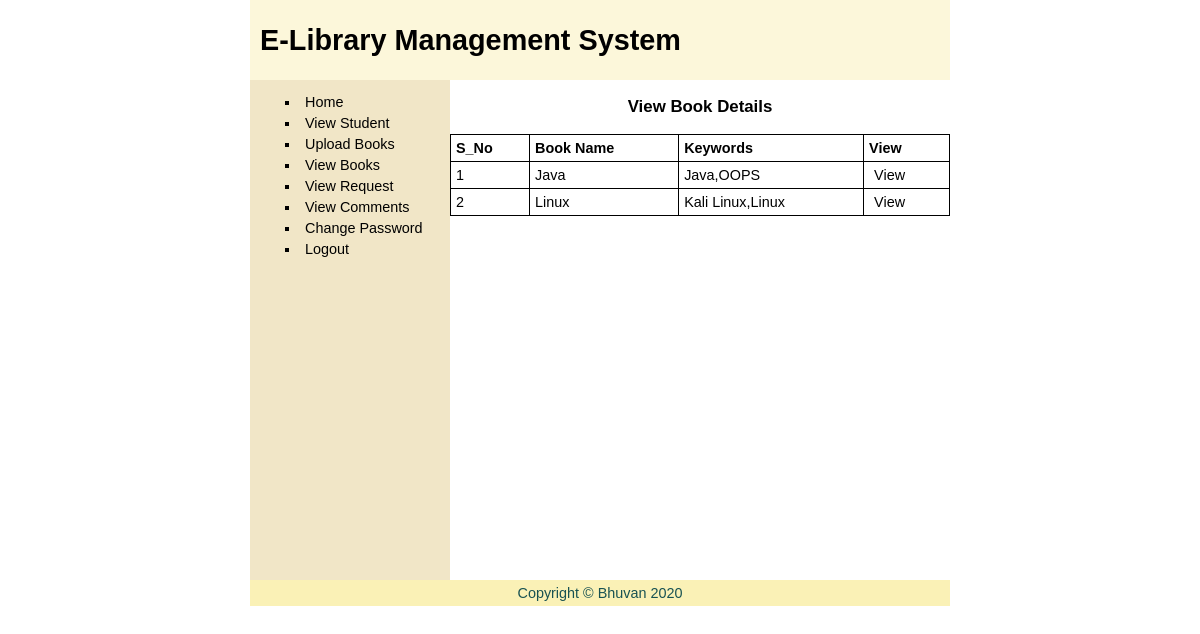
/view_books.php (signed in), run on the app's committed database.
### tables this page shows
CREATE TABLE `book` (
  `BID` int(11) NOT NULL,
  `BTITLE` varchar(100) NOT NULL,
  `KEYWORDS` varchar(100) NOT NULL,
  `FILE` varchar(200) NOT NULL
);

### view_books.php (the view, shortened to what this page needs)
<?php
include 'database.php';
?>
<!DOCTYPE html>
<html lang="en">
<head>
    <link rel="stylesheet" href="css/style.css">
</head>
<body>
    <div id="container">
        <div id="header">
        <h1>E-Library Management System</h1>
        </div>
        <div id="wrapper">
<h3 id='heading'> View Book Details</h3>
<?php
               $sql="SELECT * from book";
               $res=$db->query($sql);
               if($res->num_rows>0){
         echo "<table>
         <tr>
         <th>S_No</th>
         <th>Book Name</th>
         <th>Keywords</th>
         <th>View</th>
         </tr>";
         $i=1;
         while($row=$res->fetch_assoc()){
echo " <tr>";
echo "<td> {$i}</td>";
echo "<td> {$row['BTITLE']}</td>";
echo "<td> {$row['KEYWORDS']}</td>";
echo "<td><a href=' {$row['FILE']}' target='_blank'>View </a></td>";
echo " </tr>";
$i++;
         }
         echo "</table>";
               }
               else{
                   echo "<p class='error'> No Books Found</p>";
               }
?>
          </div>
        <div id="navi">
            <?php include 'adminsidebar.php'?>
        </div>
        <div id='footer'>
        <p>Copyright &copy; Bhuvan 2020</p>
        </div>
    </div>
</body>
</html>

### css/style.css (style rules this page uses)
html,body { margin: 0; padding: 0; }
body { font:90% sans-serif; text-align: center; }
#header { background-color: #fcf7da; }
#header h1 { height: 80px; margin: 0; padding-left: 10px; line-height: 80px; }
#container { height: auto; width: 700px; margin: 0 auto; text-align: left; }
#wrapper { float: right; width: 500px; }
#navi { float: left; height: 500px; width: 200px; background: #f1e6c7; }
a { padding: 5px; text-decoration: none; color: black; }
#footer { clear: both; width: 100%; background: #faf1b6; }
#footer p { margin: 0px; padding: 5px 10px; text-align: center; color: rgb(24, 82, 82); }
P { margin: 0 10px 10px; }
#heading { text-align: center; }
table { width: 100%; border-collapse: collapse; }
table td, table th { border: 1px solid black; padding: 5px; }

### data on the page
book: BTITLE "Java", KEYWORDS "Java,OOPS"
book: BTITLE "Linux", KEYWORDS "Kali Linux,Linux"
